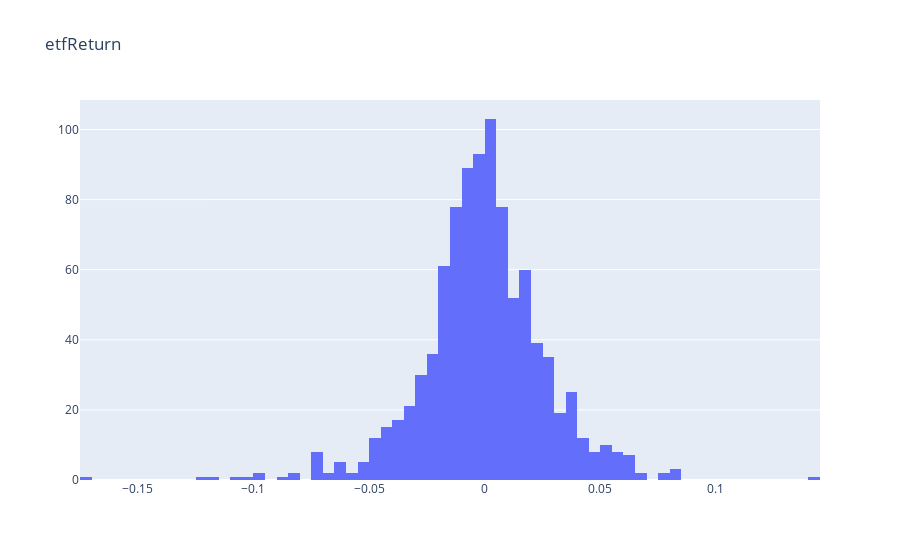

The notebook cell this image was saved under:
### Code cell
# portfolio['etfReturn']的分布
fig = go.Figure()
fig.add_trace(go.Histogram(x=portfolio['etfReturn'], name="etfReturn"))
fig.update_layout(title_text='etfReturn')
fig.show()

### Figure 1 — Plotly figure (JSON) as saved in the notebook; plotly's stock layout.template omitted (floating-point values rounded to 4 significant figures; data arrays with more than 128 entries replaced by an {"elided": "..."} marker saying what was removed)
{"data": [{"name": "etfReturn", "type": "histogram", "x": {"elided": "950 float values"}}], "layout": {"title": {"text": "etfReturn"}}}
